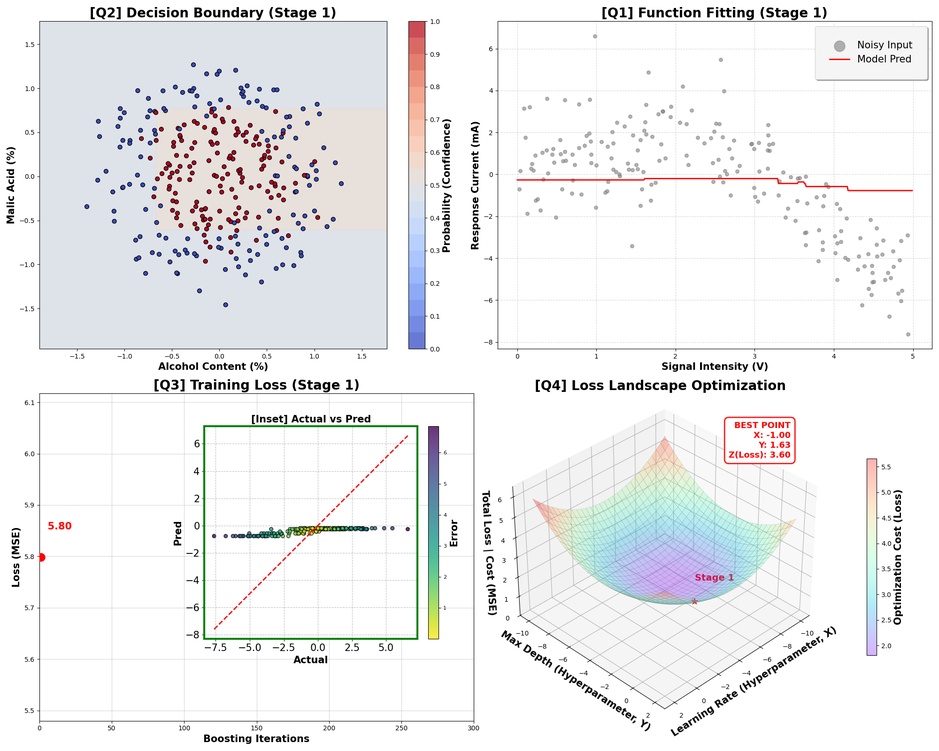
#> input picture dashboard_XGBoost_imgs/dashboard_stage_001.png, 939 x 751 px, shrunk from 2000 x 1600 before the run; its folder holds only this picture in this run
$ python 02_player_dashboard_XGBoost.py
#> lines starting #> are read from the running program, lines starting #| are printed output that depends on the picture
import os
import re
import matplotlib.pyplot as plt
import matplotlib.image as mpimg
from matplotlib.widgets import Slider, Button
import matplotlib.animation as animation

# ==========================================
# 사용자 설정
# ==========================================
# [수정됨] XGBoost 결과 이미지가 저장된 폴더명
IMAGE_FOLDER = 'dashboard_XGBoost_imgs'

# 재생 속도 (밀리초 단위, 200ms = 0.2초)
PLAY_INTERVAL = 200

class DashboardPlayer:
    def __init__(self, folder_path):
#> called with folder_path = 'dashboard_XGBoost_imgs'
        self.folder_path = folder_path
        self.image_files = self.load_image_paths()
        self.num_frames = len(self.image_files)

        if self.num_frames == 0:
            print(f"!!! 오류: '{folder_path}' 폴더에 이미지가 없습니다.")
            print(f"현재 경로: {os.getcwd()}")
            print("폴더명이 정확한지, 혹은 이미지 생성 코드를 먼저 실행했는지 확인해주세요.")
            return

        self.current_frame = 0
        self.is_playing = False

        # --- Figure 및 Axis 설정 ---
        # 하단에 컨트롤러(슬라이더, 버튼) 공간을 확보하기 위해 bottom=0.2 설정
        self.fig, self.ax = plt.subplots(figsize=(12, 10))
        plt.subplots_adjust(bottom=0.2)

        # 초기 이미지 표시 (첫 번째 프레임)
        try:
            initial_img = mpimg.imread(self.image_files[0])
#> initial_img is the input picture: shape (751, 939, 4) float32; mean R, G, B, A 0.935, 0.935, 0.939, 1
            self.im_obj = self.ax.imshow(initial_img)
        except Exception as e:
            print(f"이미지 로드 중 오류 발생: {e}")
            return

        self.ax.axis('off') # 축 숨김
        self.update_title()

        # --- 위젯 설정 (Slider & Button) ---
        # 1. Slider (스크롤 바) 위치: [left, bottom, width, height]
        ax_slider = plt.axes([0.15, 0.08, 0.65, 0.03], facecolor='lightgoldenrodyellow')
        self.slider = Slider(
            ax=ax_slider,
            label='Stage ',
            valmin=0,
            valmax=self.num_frames - 1,
            valinit=0,
            valstep=1,
            color='blue'
        )
        self.slider.on_changed(self.on_slider_change)

        # 2. Play/Pause 버튼 위치
        ax_button = plt.axes([0.85, 0.08, 0.1, 0.04])
        self.btn_play = Button(ax_button, 'Play', hovercolor='0.975')
        self.btn_play.on_clicked(self.toggle_play)

        # --- 애니메이션 설정 ---
        self.anim = animation.FuncAnimation(
            self.fig,
            self.update_animation,
            frames=self.num_frames,
            interval=PLAY_INTERVAL,
            blit=False,
            repeat=True
        )
        self.anim.event_source.stop() # 시작 시 정지 상태

        print(f"!! 플레이어 실행됨: '{self.folder_path}' 폴더에서 총 {self.num_frames}장의 이미지를 로드했습니다.")
        plt.show()
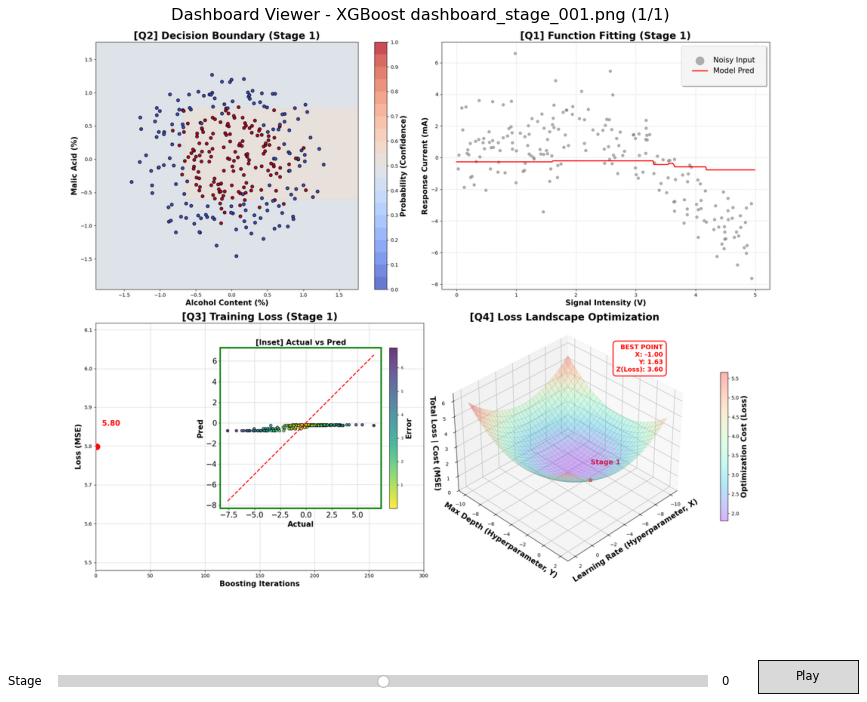
#> figure drawn by matplotlib, 2 panels

    def load_image_paths(self):
        """폴더 내의 png 파일을 Stage 번호 순서대로 정렬하여 로드"""
        if not os.path.exists(self.folder_path):
            print(f"!!! 오류: 폴더를 찾을 수 없습니다 -> {self.folder_path}")
            return []

        files = [f for f in os.listdir(self.folder_path) if f.endswith('.png')]

        # 정렬: 파일명에 포함된 숫자를 기준으로 정렬 (예: stage_2가 stage_10보다 앞에 오도록)
        def extract_number(filename):
            match = re.search(r'stage_(\d+)', filename)
            return int(match.group(1)) if match else 0

        files.sort(key=extract_number)

        # 전체 경로로 변환
        full_paths = [os.path.join(self.folder_path, f) for f in files]
        return full_paths

    def update_image(self, frame_idx):
        """화면에 표시되는 이미지를 업데이트"""
        frame_idx = int(max(0, min(frame_idx, self.num_frames - 1)))
        self.current_frame = frame_idx

        # 이미지 데이터 교체
        img_path = self.image_files[frame_idx]
        img = mpimg.imread(img_path)
        self.im_obj.set_data(img)

        self.update_title()
        self.fig.canvas.draw_idle()

    def update_title(self):
        """현재 파일명으로 제목 업데이트"""
        filename = os.path.basename(self.image_files[self.current_frame])
        self.ax.set_title(f"Dashboard Viewer - XGBoost {filename} ({self.current_frame + 1}/{self.num_frames})", fontsize=14, fontweight='bold')

    def on_slider_change(self, val):
        """슬라이더를 움직였을 때 호출"""
        # 애니메이션이 재생 중일 때 슬라이더를 건드리면 잠시 멈추거나 튀는 현상을 방지
        self.update_image(val)

    def toggle_play(self, event):
        """Play/Pause 버튼 클릭 시 호출"""
        if self.is_playing:
            self.anim.event_source.stop()
            self.btn_play.label.set_text('Play')
            self.is_playing = False
        else:
            self.anim.event_source.start()
            self.btn_play.label.set_text('Pause')
            self.is_playing = True

    def update_animation(self, frame):
        """애니메이션 타이머에 의해 주기적으로 호출 (다음 프레임으로 이동)"""
        if self.is_playing:
            next_frame = (self.current_frame + 1) % self.num_frames
            # 슬라이더 값을 변경하면 on_slider_change가 트리거되어 이미지도 함께 업데이트됨
            self.slider.set_val(next_frame)
        return self.im_obj,

if __name__ == "__main__":
    # 플레이어 실행
    DashboardPlayer(IMAGE_FOLDER)

$ run again, on dashboard_XGBoost_imgs/dashboard_stage_300.png
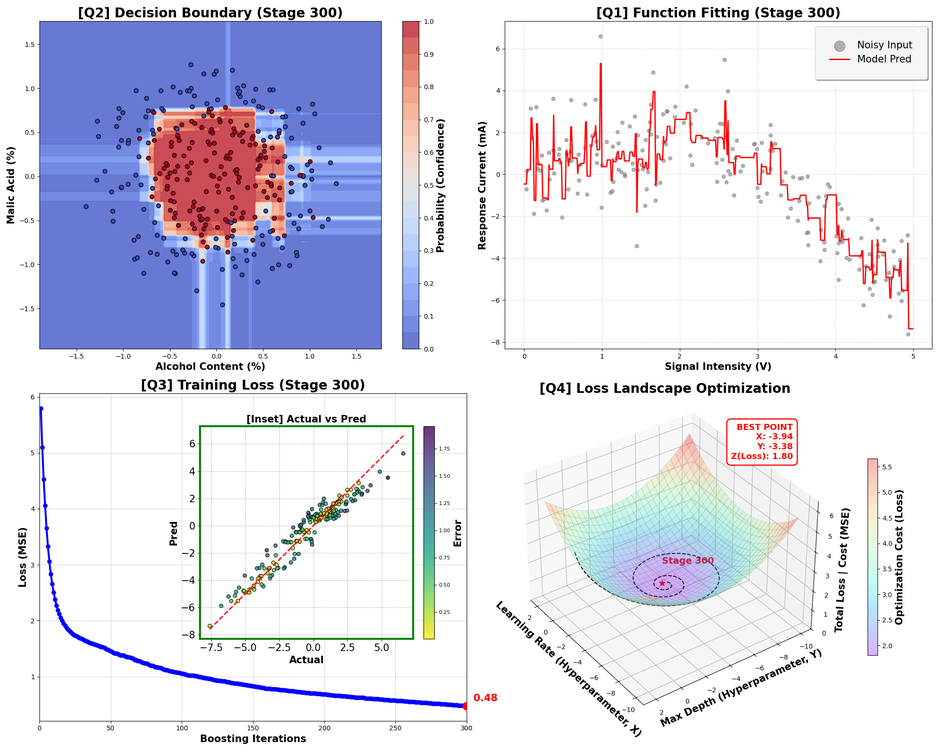
#> input picture dashboard_XGBoost_imgs/dashboard_stage_300.png, 939 x 751 px, shrunk from 2000 x 1600 before the run
#> in __init__, initial_img is the input picture: shape (751, 939, 4) float32; mean R, G, B, A 0.871, 0.868, 0.918, 1
#> in __init__, `plt.show()`:
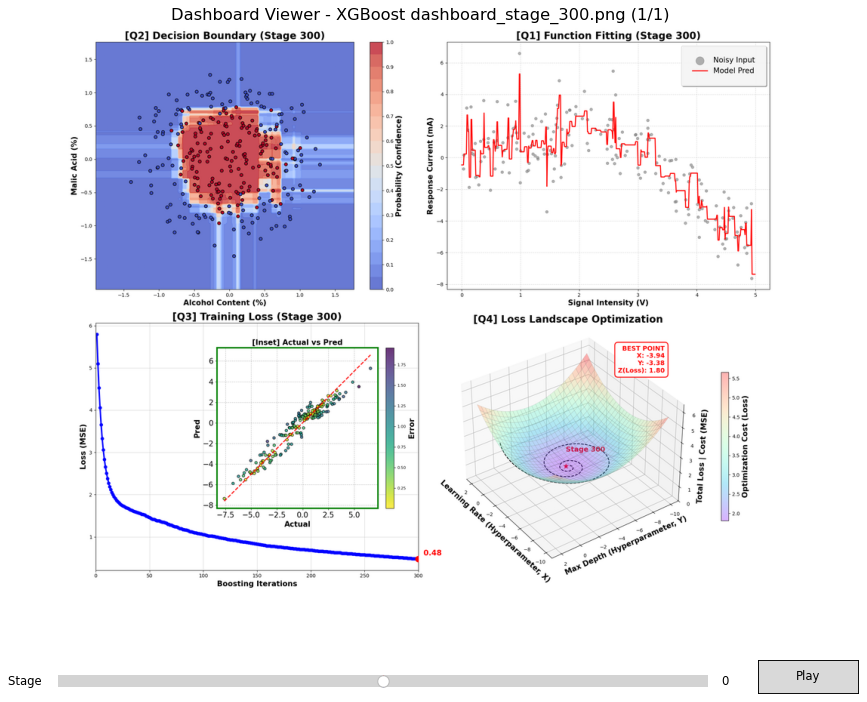
#> figure drawn by matplotlib, 2 panels
